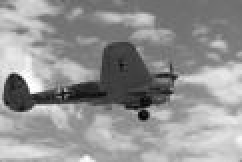
#> input picture Homework5/seg.jpg, 121 x 81 px (shown 2 times larger)
$ python Homework5b.py
#> lines starting #> are read from the running program, lines starting #| are printed output that depends on the picture; after the words box and inside, x2 and y2 are one past the last pixel; in counts of white or black regions, pixels touching at a corner belong together
import numpy as np
from scipy.spatial.distance import pdist, squareform
from sklearn import datasets
from sklearn.cluster import KMeans
import matplotlib.pyplot as plt
from scipy.linalg import eigh
import cv2

#b. Write a function spectral clustering(x, k)
def spectral_clustering(x, k, r):
    # Construct a symmetric n*n matrix
    y = pdist(x, metric='sqeuclidean')
    z = squareform(y)
    matrix_a = np.exp(-r * z)

    # Compute the Laplacian matrix
    row_sum = matrix_a.sum(axis=1)
    matrix_d = np.diag(row_sum)
    matrix_l = matrix_d - matrix_a

    # Compute the eigenvalues and eigenvectors of L, and select eigenvectors Vk
    # corresponding to the k smallest eigenvalues of L.
    eigenvalues, eigenvectors = eigh(matrix_l, eigvals=(0, k - 1))

    # Use sklearn.cluster.KMeans to cluster the rows vi into clusters C1,...,Ck.
    kmeans = KMeans(n_clusters=k, random_state=10).fit_predict(eigenvectors)

    # Generate the clustering output
    return kmeans

if __name__ == '__main__':
    # a.Generate a noisy, synthetic data set
    x = datasets.make_circles(n_samples=1500, factor=.5, noise=.05)

    '''
    fig, (ax1, ax2) = plt.subplots(2, 1, figsize=(5, 10))

    # c.Use sklearn.cluster.KMeans directly to compute an alternative clustering for the two
    # dimensional circles data set generated above.
    kmeans_c = KMeans(n_clusters=2, random_state=10).fit(x[0])

    # Generate a scatter plot of the clusters, where the points are colored by the
    # cluster they belong to.
    ax1.set_title('KMeans')
    ax1.scatter(x[0][:, 0], x[0][:, 1], c=kmeans_c.labels_.astype(float))

    # d.Use your function spectral clustering(x, k) to compute the clustering for the two
    # dimensional circles data set generated above with k = 2 and different values of gamma.
    gamma = 27
    spectral_clustering = spectral_clustering(x[0], 2, gamma)

    # Generate a scatter plot of the clusters, , where the points are colored by the
    # cluster they belong to.
    ax2.set_title('Spectral Clustering gamma = %d' % gamma)
    ax2.scatter(x[0][:, 0], x[0][:, 1], c=spectral_clustering.astype(float))
    plt.show()
    '''

    # e.Load the 81  121 image seg.jpg
    img = cv2.imread('seg.jpg', 0)
#> img is the input picture: shape (81, 121); min 1, max 255, mean 146.9
    img_arr = img.reshape(len(img)*len(img[0]), 1)
#> img_arr = 9801 values, max 255 at index 4490, min 1 at index 6967, mean 146.9

    # Perform k-means with k = 2 and visualize the segmented images
    kmeans_e = KMeans(n_clusters=2, random_state=10).fit_predict(img_arr)
#> kmeans_e = 9801 values, max 1 at index 4, min 0 at index 0, mean 0.546
    img_kmeans = np.asmatrix(kmeans_e.reshape(len(img), len(img[0])))
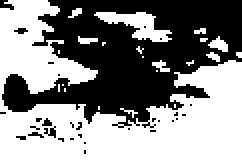
#> img_kmeans: shape (81, 121) int32 (shown 2 times larger); values 0 (black) and 1 (white), 54.6% white; 30 black regions (28 under 20 px), largest, box (x1, y1, x2, y2) and area: (1, 0, 121, 64) 4309, (0, 0, 7, 5) 21
    plt.subplot(1, 2, 1)
    plt.title('KMeans', fontsize=10)
    plt.imshow(img_kmeans, cmap='gray_r')

    # Perform spectral clustering with k = 2 and visualize the segmented images
    gamma = 1
    spectral_clustering = spectral_clustering(img_arr, 2, gamma)
#> (the run stopped early here; a loop or call above may not have finished)
